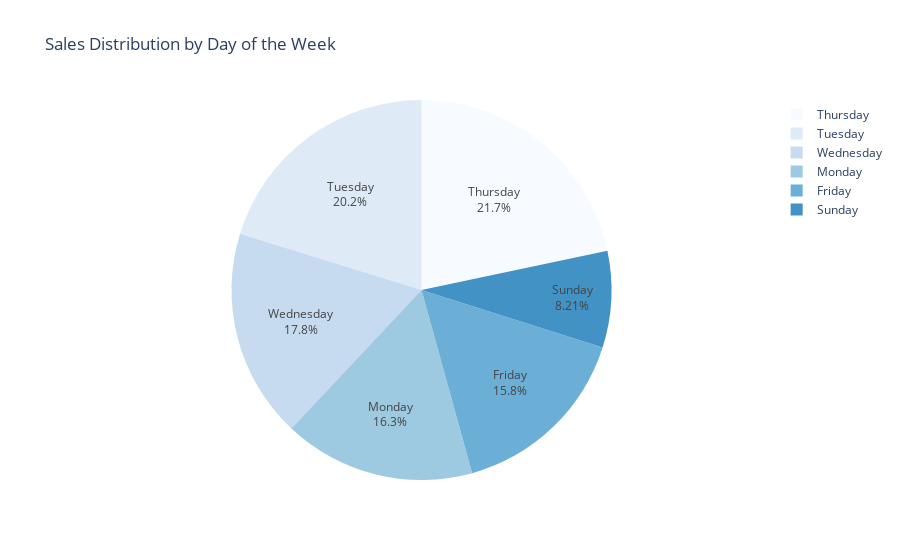

This figure's notebook cell:
### Code cell
fig = px.pie( #plot pie chart
    sales_by_day, #data source
    names='DayOfWeek', #labels
    values='Total_Transaction_Value',#values
    title='Sales Distribution by Day of the Week', #title
    color_discrete_sequence=px.colors.sequential.Blues  #blue gradient colors  
)

fig.update_traces(textinfo='percent+label')  #show both label and percent on chart
fig.show() #display plot

### Figure 1 — Plotly figure (JSON) as saved in the notebook; plotly's stock layout.template omitted (floating-point values rounded to 4 significant figures)
{"data": [{"domain": {"x": [0, 1], "y": [0, 1]}, "hovertemplate": "DayOfWeek=%{label}<br>Total_Transaction_Value=%{value}<extra></extra>", "labels": ["Monday", "Tuesday", "Wednesday", "Thursday", "Friday", "Sunday"], "legendgroup": "", "name": "", "showlegend": true, "textinfo": "percent+label", "type": "pie", "values": [1585000.0, 1966000.0, 1730000.0, 2109000.0, 1538000.0, 798700.0]}], "layout": {"legend": {"tracegroupgap": 0}, "piecolorway": ["rgb(247,251,255)", "rgb(222,235,247)", "rgb(198,219,239)", "rgb(158,202,225)", "rgb(107,174,214)", "rgb(66,146,198)", "rgb(33,113,181)", "rgb(8,81,156)", "rgb(8,48,107)"], "title": {"text": "Sales Distribution by Day of the Week"}}}
